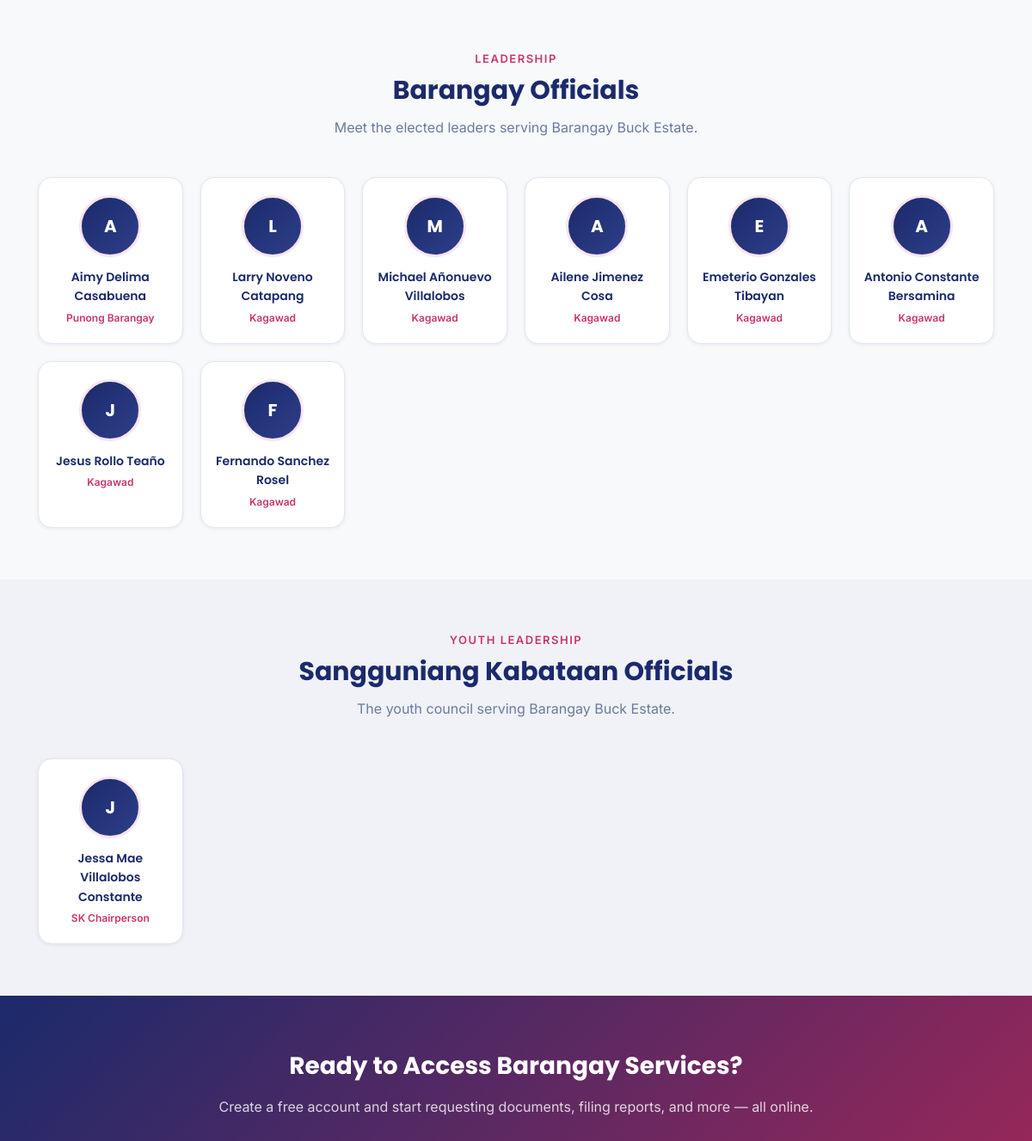
Before: / (middle part) with the older database file.
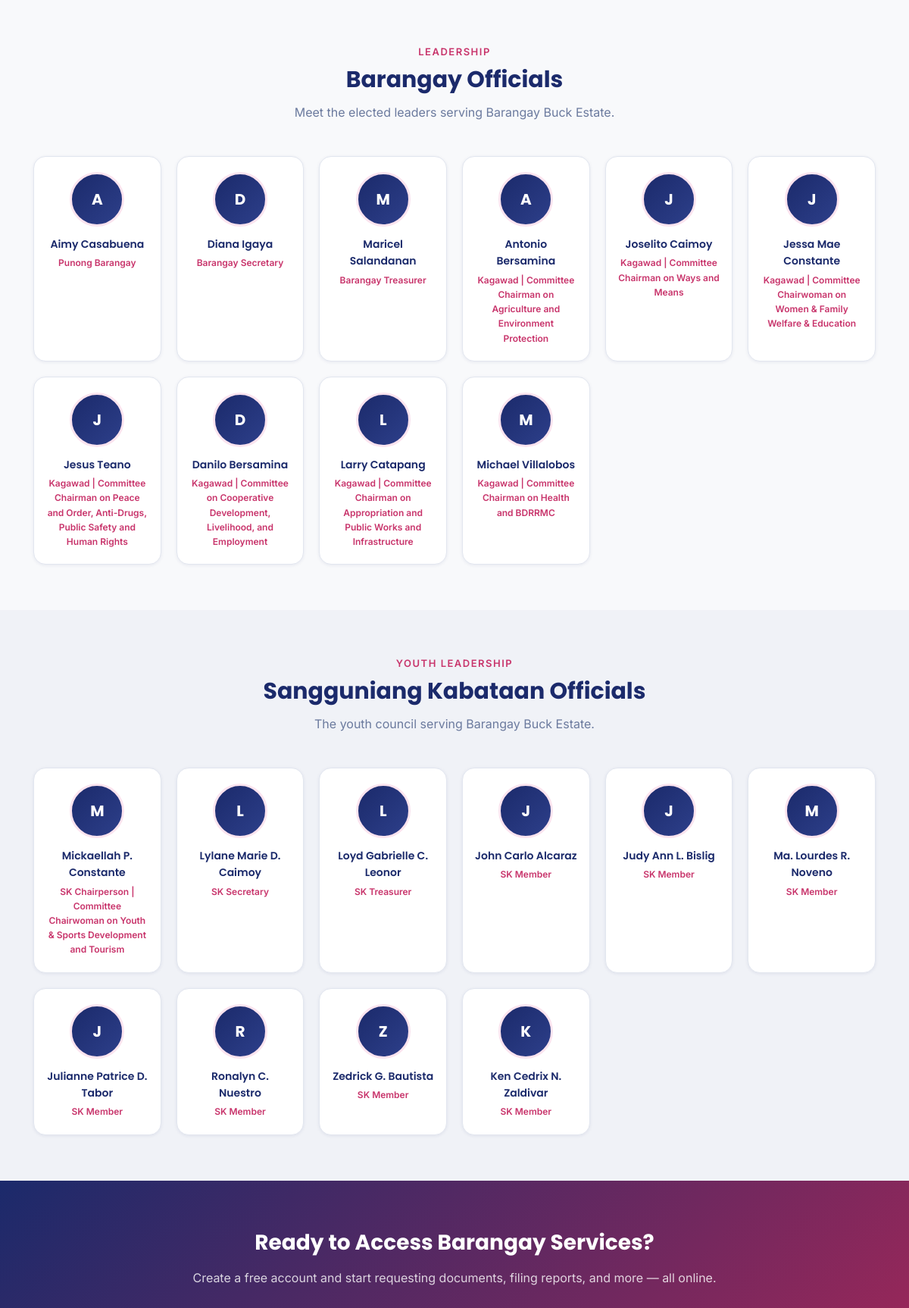
After: the same page with the newer database file.
### tables this page shows
CREATE TABLE IF NOT EXISTS `officials` (
    `id`        INT AUTO_INCREMENT PRIMARY KEY,
    `name`      VARCHAR(200) NOT NULL,
    `position`  VARCHAR(100) NOT NULL,
    `photo_url` VARCHAR(500),
    `order_num` INT DEFAULT 0,
    `is_active` TINYINT(1) DEFAULT 1
);

### includes/functions.php (called while the page is built, shortened)
<?php
function isLoggedIn(): bool {
    return isset($_SESSION['user_id']);
}
function sanitize(string $value): string {
    return htmlspecialchars(trim($value), ENT_QUOTES, 'UTF-8');
}

### index.php (the view, shortened to what this page needs)
<?php
require_once __DIR__ . '/includes/functions.php';
$pdo = getDB();
$offStmt = $pdo->query("SELECT * FROM officials WHERE is_active = TRUE ORDER BY order_num ASC");
$allOfficials = $offStmt->fetchAll();
$officials = array_filter($allOfficials, fn($o) => strpos($o['position'], 'SK ') !== 0);
$skOfficials = array_filter($allOfficials, fn($o) => strpos($o['position'], 'SK ') === 0);
require_once __DIR__ . '/includes/header.php';
?>
<?php if (!empty($officials)): ?>
<section class="section">
    <div class="container">
        <div class="section__header">
            <span class="section__eyebrow">Leadership</span>
            <h2 class="section__title">Barangay Officials</h2>
            <p class="section__subtitle">Meet the elected leaders serving Barangay Buck Estate.</p>
        </div>
        <div class="officials-grid">
            <?php foreach ($officials as $official): ?>
            <div class="official-card">
                <?php if (!empty($official['photo_url'])): ?>
                    <img src="<?= sanitize($official['photo_url']) ?>" alt="<?= sanitize($official['name']) ?>" class="official-card__photo">
                <?php else: ?>
                    <div class="official-card__photo-placeholder">
                        <?= strtoupper(substr($official['name'], 0, 1)) ?>
                    </div>
                <?php endif; ?>
                <div class="official-card__name"><?= sanitize($official['name']) ?></div>
                <div class="official-card__position"><?= sanitize($official['position']) ?></div>
            </div>
            <?php endforeach; ?>
        </div>
    </div>
</section>
<?php endif; ?>
<?php if (!empty($skOfficials)): ?>
<section class="section section--gray">
    <div class="container">
        <div class="section__header">
            <span class="section__eyebrow">Youth Leadership</span>
            <h2 class="section__title">Sangguniang Kabataan Officials</h2>
            <p class="section__subtitle">The youth council serving Barangay Buck Estate.</p>
        </div>
        <div class="officials-grid">
            <?php foreach ($skOfficials as $official): ?>
            <div class="official-card">
                <?php if (!empty($official['photo_url'])): ?>
                    <img src="<?= sanitize($official['photo_url']) ?>" alt="<?= sanitize($official['name']) ?>" class="official-card__photo">
                <?php else: ?>
                    <div class="official-card__photo-placeholder">
                        <?= strtoupper(substr($official['name'], 0, 1)) ?>
                    </div>
                <?php endif; ?>
                <div class="official-card__name"><?= sanitize($official['name']) ?></div>
                <div class="official-card__position"><?= sanitize($official['position']) ?></div>
            </div>
            <?php endforeach; ?>
        </div>
    </div>
</section>
<?php endif; ?>
<?php if (!isLoggedIn()): ?>
<section class="section" style="background: linear-gradient(135deg, var(--primary) 0%, var(--accent-dark) 100%); color: white;">
    <div class="container text-center">
        <h2 style="font-family: var(--font-heading); font-size: 28px; font-weight: 700; margin-bottom: 12px;">Ready to Access Barangay Services?</h2>
        <p style="color: rgba(255,255,255,.8); margin-bottom: 28px; font-size: 16px;">Create a free account and start requesting documents, filing reports, and more — all online.</p>
    </div>
</section>
<?php endif; ?>
<?php require_once __DIR__ . '/includes/footer.php'; ?>

### includes/header.php (shortened to what this page needs)
<?php
require_once __DIR__ . '/../includes/functions.php';
?>
<!DOCTYPE html>
<html lang="en">
<head>
    <link rel="stylesheet" href="<?= str_repeat('../', substr_count($_SERVER['PHP_SELF'], '/', 1)) ?>assets/css/style.css">
</head>
<body>
<main class="main-content">

### includes/footer.php (shortened to what this page needs)
</main>
</body>
</html>

### assets/css/style.css (style rules this page uses)
:root { --primary: #1B2A6B; --primary-dark: #111c4d; --primary-light: #2d3f8a; --accent: #C8346B; --accent-dark: #a02758; --accent-light: #fce4ef; --white: #ffffff; --gray-50: #f8f9fb; --gray-100: #f0f2f7; --gray-200: #e2e6ef; --gray-300: #c8cfe0; --gray-500: #6b7a9e; --gray-700: #3a4260; --text: #1a2040; --text-muted: #6b7a9e; --success: #1a8f5a; --success-bg: #e6f7f0; --warning: #b77c00; --warning-bg: #fff8e1; --danger: #c0392b; --danger-bg: #fdecea; --info: #1565c0; --info-bg: #e3f0ff; --radius-sm: 6px; --radius: 10px; --radius-lg: 16px; --shadow-sm: 0 1px 4px rgba(27,42,107,.08); --shadow: 0 4px 20px rgba(27,42,107,.10); --shadow-lg: 0 8px 32px rgba(27,42,107,.14); --transition: all .2s ease; --font-heading: 'Poppins', sans-serif; --font-body: 'Inter', sans-serif; --max-width: 1160px; }
*, *::before, *::after { box-sizing: border-box; margin: 0; padding: 0; }
html { scroll-behavior: smooth; }
body { font-family: var(--font-body); font-size: 15px; color: var(--text); background: var(--gray-50); line-height: 1.6; }
.container { max-width: var(--max-width); margin: 0 auto; padding: 0 24px; }
.section { padding: 60px 0; }
.section--gray { background: var(--gray-100); }
.section__header { text-align: center; margin-bottom: 44px; }
.section__eyebrow { font-size: 13px; font-weight: 600; color: var(--accent); text-transform: uppercase; letter-spacing: 1.5px; display: block; margin-bottom: 8px; }
.section__title { font-family: var(--font-heading); font-size: 30px; font-weight: 700; color: var(--primary); line-height: 1.25; }
.section__subtitle { font-size: 16px; color: var(--text-muted); margin-top: 12px; max-width: 540px; margin-left: auto; margin-right: auto; }
.officials-grid { display: grid; grid-template-columns: repeat(auto-fill, minmax(160px, 1fr)); gap: 20px; }
.official-card { text-align: center; background: var(--white); border-radius: var(--radius-lg); padding: 20px 16px; border: 1px solid var(--gray-200); box-shadow: var(--shadow-sm); }
.official-card__photo-placeholder { width: 72px; height: 72px; border-radius: 50%; background: linear-gradient(135deg, var(--primary), var(--primary-light)); display: flex; align-items: center; justify-content: center; color: var(--white); font-size: 20px; font-family: var(--font-heading); font-weight: 700; margin: 0 auto 12px; border: 3px solid var(--accent-light); }
.official-card__name { font-family: var(--font-heading); font-size: 14px; font-weight: 600; color: var(--primary); margin-bottom: 4px; }
.official-card__position { font-size: 12px; color: var(--accent); font-weight: 600; }
.text-center { text-align: center; }

Changed rows visible on the page:
removed officials: name "L", name "Larry Noveno Catapang", position "Kagawad", shown under "Barangay Officials"
removed officials: name "E", name "Emeterio Gonzales Tibayan", position "Kagawad", shown under "Barangay Officials"
removed officials: name "F", name "Fernando Sanchez Rosel", position "Kagawad", shown under "Barangay Officials"
removed officials: name "J", name "Jessa Mae Villalobos Constante", position "SK Chairperson", shown under "Sangguniang Kabataan Officials"
changed officials "Punong Barangay": name "Aimy Delima Casabuena" → "Aimy Casabuena"
added officials: name "D", name "Diana Igaya", position "Barangay Secretary", shown under "Barangay Officials"
changed officials: name "Michael Añonuevo Villalobos" → "Maricel Salandanan"; position "Kagawad" → "Barangay Treasurer"
changed officials: name "Ailene Jimenez Cosa" → "Antonio Bersamina"; position "Kagawad" → "Kagawad | Committee Chairman on Agriculture and Environment Protection"
added officials: name "J", name "Joselito Caimoy", position "Kagawad | Committee Chairman on Ways and Means", shown under "Barangay Officials"
changed officials: name "A" → "J"; name "Antonio Constante Bersamina" → "Jessa Mae Constante"; position "Kagawad" → "Kagawad | Committee Chairwoman on Women & Family Welfare & Education"
changed officials: name "Jesus Rollo Teaño" → "Jesus Teano"; position "Kagawad" → "Kagawad | Committee Chairman on Peace and Order, Anti-Drugs, Public Safety and Human Rights"
added officials: name "D", name "Danilo Bersamina", position "Kagawad | Committee on Cooperative Development, Livelihood, and Employment", shown under "Barangay Officials"
added officials: name "L", name "Larry Catapang", position "Kagawad | Committee Chairman on Appropriation and Public Works and Infrastructure", shown under "Barangay Officials"
added officials: name "M", name "Michael Villalobos", position "Kagawad | Committee Chairman on Health and BDRRMC", shown under "Barangay Officials"
added officials: name "M", name "Mickaellah P. Constante", position "SK Chairperson | Committee Chairwoman on Youth & Sports Development and Tourism", shown under "Sangguniang Kabataan Officials"
added officials: name "L", name "Lylane Marie D. Caimoy", position "SK Secretary", shown under "Sangguniang Kabataan Officials"
added officials: name "L", name "Loyd Gabrielle C. Leonor", position "SK Treasurer", shown under "Sangguniang Kabataan Officials"
added officials: name "J", name "John Carlo Alcaraz", position "SK Member", shown under "Sangguniang Kabataan Officials"
added officials: name "J", name "Judy Ann L. Bislig", position "SK Member", shown under "Sangguniang Kabataan Officials"
added officials: name "M", name "Ma. Lourdes R. Noveno", position "SK Member", shown under "Sangguniang Kabataan Officials"
added officials: name "J", name "Julianne Patrice D. Tabor", position "SK Member", shown under "Sangguniang Kabataan Officials"
added officials: name "R", name "Ronalyn C. Nuestro", position "SK Member", shown under "Sangguniang Kabataan Officials"
added officials: name "Z", name "Zedrick G. Bautista", position "SK Member", shown under "Sangguniang Kabataan Officials"
added officials: name "K", name "Ken Cedrix N. Zaldivar", position "SK Member", shown under "Sangguniang Kabataan Officials"
